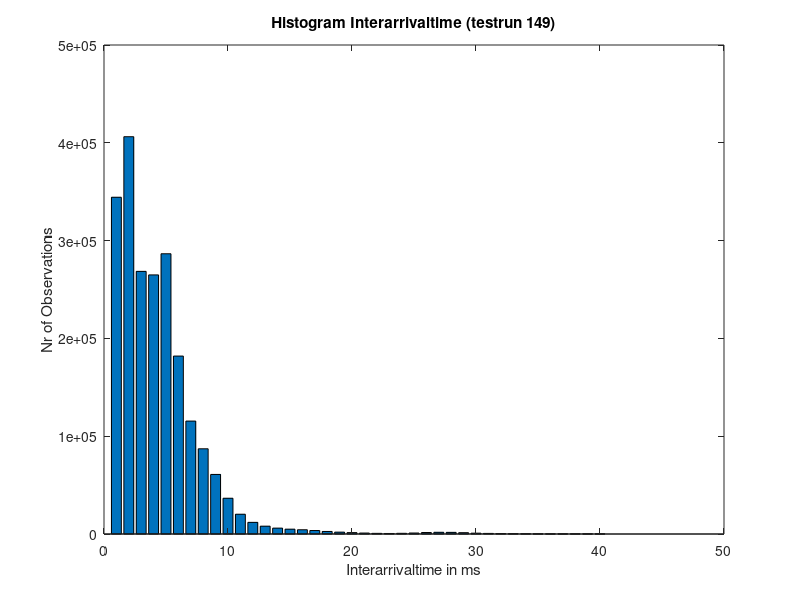

The MATLAB source for this figure:

close all;

x = [344337	406239	268545	264934	286556	181942	115466	87145	60909	36567	20222	11907	8007	6015	4946	4356	3571	2604	1911	1427	974	654	533	699	1004	1517	1754	1673	1364	851	600	409	279	197	142	110	115	111	112	98	92	82	68	45	52	45	28	21	25	24	14	15	16	16	4	7	6	5	10	6	5	3	8	3	5	2	3	7	3	1	2	2	4	15	21	40	43	39	35	32	38	37	36	40	36	39	26	25	31	22	13	24	16	11	11	7	10	3	9	10	5	5	3	4	6	1	4	1	2	1	7	2	1	5	4	1	2	2	0	1	3	1	2	2	3	5	5	6	3	5	1	3	5	6	1	5	3	2	1	3	2	5	1	2	3	2	3	1	1	0	1	2	0	1	0	0	1	2	1	0	1	2	1	0	2	0	0	0	0	0	1	3	2	1	3	4	2	1	1	2	2	0	1	3	2	1	2	1	2	0	1	2	3	1	2	0	4	0	0	2	0	0	0	0	0	0	0	4	0	0	2	0	0	1	0	0	0	0	0	1	2	0	0	0	1	0	2	2	0	3	2	1	1	2	5	1	0	0	2	1	0	0	0	0	0	0	0	1	0	0	0	0	0	0	0	0	1	0	0	0	0	0	0	0	0	0	0	0	0	0	0	1	0	1	0	0	0	1	0	2	0	2	0	0	0	0	0	0	0	0	0	1	0	0	1	0	0	0	0	0	0	0	0	0	0	0	0	0	0	0	1	0	0	0	1	0	0	0	0	0	0	0	1	0	0	0	0	0	0	0	0	0	0	0	0	1	0	0	0	1	0	0	0	0	0	0	0	0	0	1	0	0	0	0	0	0	0	0	0	0	0	0	0	0	0	0	0	0	0	0	0	0	0	0	0	0	0	0	0	0	0	0	0	0	0	0	0	0	0	0	0	0	0	0	0	0	0	0	0	0	0];


bar(x(1:40));
title('Histogram Interarrivaltime (testrun 149)');
ylabel('Nr of Observations');
xlabel('Interarrivaltime in ms')